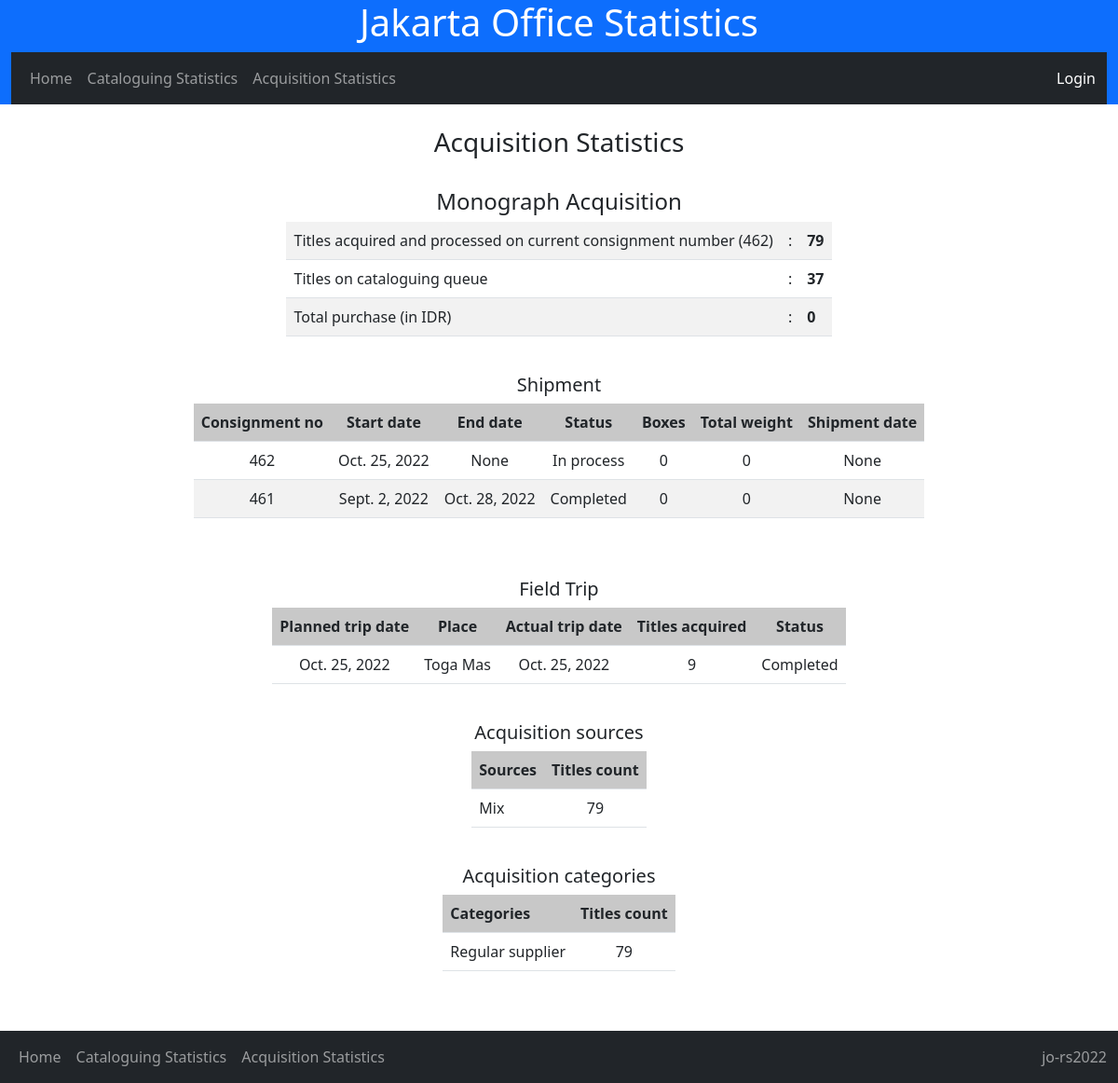
Page /acq_stat/ on the earlier database version.
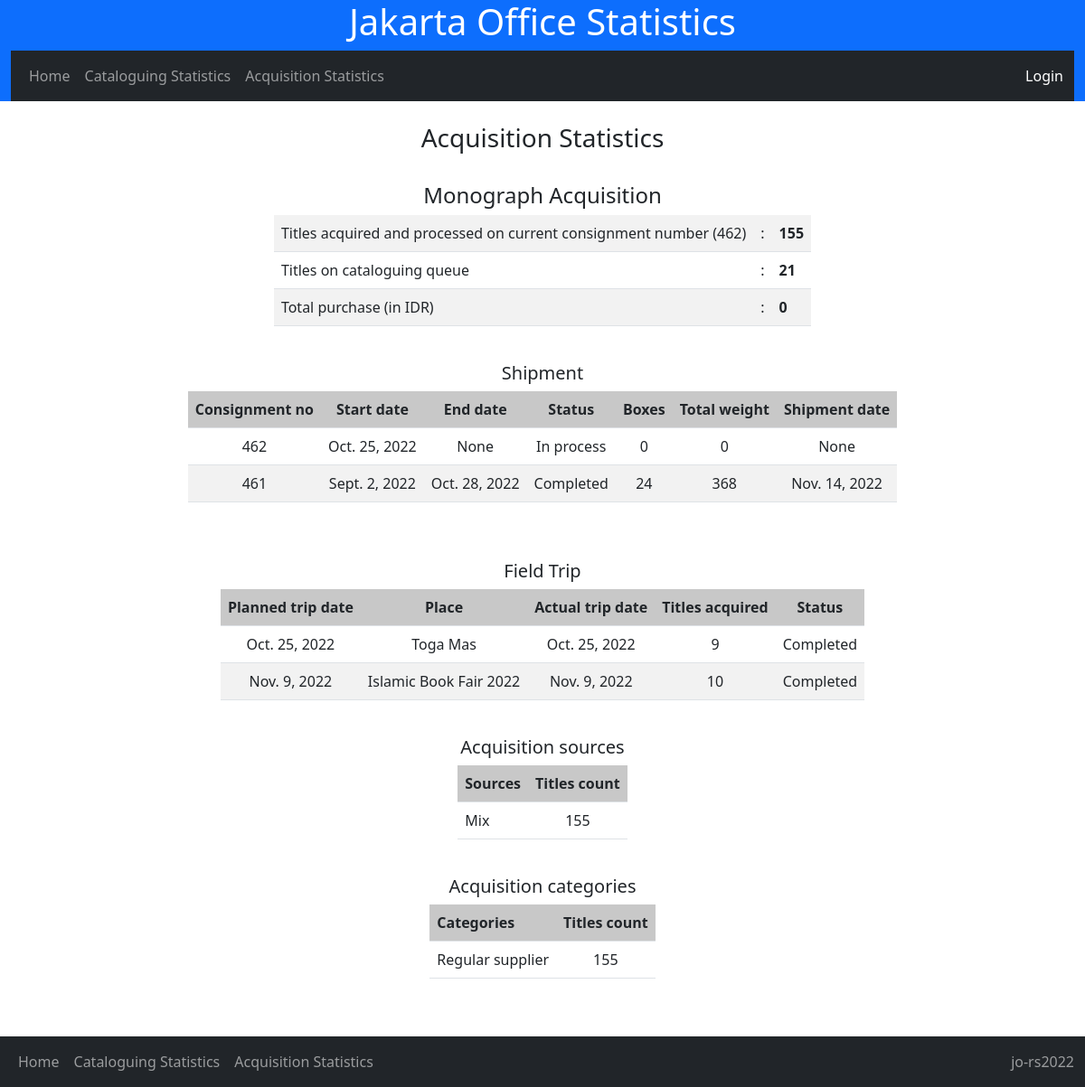
Same page on the later database version.
### nlajkt_cat_stat/models.py (models this page shows, shortened)
class Consignment(models.Model):
    consign_no = models.IntegerField()
    start_date = models.DateField()
    end_date = models.DateField(blank=True, null=True)
    status = models.CharField(max_length=50, choices=[
        ('Started','Started'),
        ('In process','In process'),
        ('Completed','Completed'),
        ], default='In process')
    box_count = models.IntegerField(default=0)
    total_weight = models.IntegerField(default=0)
    shipment_date = models.DateField(blank=True, null=True)

class Field_trip(models.Model):
    planned_date = models.DateField()
    place = models.ForeignKey(Trip_place, on_delete=models.CASCADE)
    visit_date = models.DateField(blank=True, null=True)
    titles_acquired = models.IntegerField(default=0)
    status = models.CharField(max_length = 100, choices=[
        ('Scheduled','Scheduled'),
        ('Completed','Completed'),
        ('Postponed','Postponed'),
        ('Canceled','Canceled')
    ], default='Scheduled')

class Trip_place(models.Model):
    place_name = models.CharField(max_length = 100)
    address = models.CharField(max_length = 200)
    phone = models.CharField(max_length=50, blank=True, null=True)
    contact_person = models.CharField(max_length=50, blank=True, null=True)
    category = models.CharField(max_length=100, choices=[
        ('Government office','Government office'),
        ('NGO office','NGO office'),
        ('Book fair','Book fair'),
        ('Book store','Book store'),
        ('Personal','Personal'),
        ('Others','Others')
    ],)
    def __str__(self):
        return self.place_name

class Book_source(models.Model):
    name = models.CharField(max_length=100)
    category = models.CharField(max_length=100, choices=[
        ('Regular supplier','Regular supplier'),
        ('Book store','Book store'),
        ('Field trip','Field trip'),
        ('Gift/Exchange','Gift/Exchange')
    ],)

### nlajkt_cat_stat/views.py (the view)
# urls.py: path('acq_stat/', views.acq_stat, name='acq_stat'),
def acq_stat(request):
    acq = Acquisition.objects.all()
    cons = Consignment.objects.all().order_by('-consign_no')
    ftrip = Field_trip.objects.all()
    curcons = Consignment.objects.aggregate(Max('consign_no')).get('consign_no__max')
    catcons = Catalogues.objects.filter(consignment_no = curcons).count()
    total_proc = Acquisition.objects.aggregate(Sum('titles_proc')).get('titles_proc__sum')
    total_expense = Acquisition.objects.aggregate(Sum('value')).get('value__sum')
    bookcount = Catalogues.objects.all().count()
    uncat = total_proc - catcons
    vendor_count = Acquisition.objects.values('vendor__name').annotate(vendorcount=Sum('titles_proc'))
    vendor_cat = Acquisition.objects.values('vendor__category').annotate(vendorcount=Sum('titles_proc'))
    context = {
        'acq' : acq,
        'curcons' : curcons,
        'total_proc' : total_proc,
        'bookcount' : bookcount,
        'vendor_count' : vendor_count,
        'vendor_cat' : vendor_cat,
        'total_expense' : total_expense,
        'cons' : cons,
        'uncat' : uncat,
        'ftrip' : ftrip
    }
    template = loader.get_template('acq_stat.html')
    return HttpResponse(template.render(context, request))

### nlajkt_cat_stat/templates/acq_stat.html
{% extends 'base.html' %}
{% block block1 %}
{% load humanize %}
<br>
<center>
<b><h3>Acquisition Statistics</h3></b>
<br>
<h4>Monograph Acquisition</h4>
<table style="width: auto;" class="table table-striped">
    <tr>
        <td>Titles acquired and processed on current consignment number ({{ curcons }})</td><td>:</td><td><b>{{ total_proc }}</b></td>
    </tr>
    <tr>
        <td>Titles on cataloguing queue </td><td>:</td><td><b> {{ uncat }} </b></td>
    </tr>
    <tr>
    <td>Total purchase (in IDR)</td><td>:</td><td><b> {{ total_expense|intcomma }} </b></td>
    </tr>
</table>
<br>
<h5>Shipment</h5>
<table style="width: auto;" class="table table-striped">
    <tr bgcolor='lightgrey'>
        <td align="center"><b>Consignment no</b></td>
        <td align="center"><b>Start date</b></td>
        <td align="center"><b>End date</b></td>
        <td align="center"><b>Status</b></td>
        <td align="center"><b>Boxes</b></td>
        <td align="center"><b>Total weight</b></td>
        <td align="center"><b>Shipment date</b></td>
    </tr>
    {% for x in cons %}
    <tr>
        <td align="center">{{ x.consign_no }}</td>
        <td align="center">{{ x.start_date }}</td>
        <td align="center">{{ x.end_date }}</td>
        <td align="center">{{ x.status }}</td>
        <td align="center">{{ x.box_count }}</td>
        <td align="center">{{ x.total_weight }}</td>
        <td align="center">{{ x.shipment_date }}</td>
    </tr>
    {% endfor %}
</table>
<br>
<br>
<h5>Field Trip</h5>
<table style="width: auto;" class="table table-striped">
    <tr bgcolor='lightgrey'>
        <td align="center"><b>Planned trip date</b></td>
        <td align="center"><b>Place</b></td>
        <td align="center"><b>Actual trip date</b></td>
        <td align="center"><b>Titles acquired</b></td>
        <td align="center"><b>Status</b></td>
    </tr>
    {% for x in ftrip %}
    <tr>
        <td align="center">{{ x.planned_date }}</td>
        <td align="center">{{ x.place }}</td>
        <td align="center">{{ x.visit_date }}</td>
        <td align="center">{{ x.titles_acquired }}</td>
        <td align="center">{{ x.status }}</td>
    </tr>
    {% endfor %}
</table>
<br>
<h5>Acquisition sources</h5>
<table style="width: auto;" class="table table-striped">
    <tr bgcolor='lightgrey'>
        <td><b>Sources</b></td>
        <td align="center"><b>Titles count</b></td>
    </tr>
    {% for x in vendor_count %}
    <tr>
        <td>{{ x.vendor__name }}</a></td>
        <td align="center">{{ x.vendorcount }}</td>
    </tr>
    {% endfor %}
    </table>
<br>
<h5>Acquisition categories</h5>
<table style="width: auto;" class="table table-striped">
    <tr bgcolor='lightgrey'>
        <td><b>Categories</b></td>
        <td align="center"><b>Titles count</b></td>
    </tr>
    {% for x in vendor_cat %}
    <tr>
        <td>{{ x.vendor__category }}</a></td>
        <td align="center">{{ x.vendorcount }}</td>
    </tr>
    {% endfor %}
</table>
<br><br>
</center>
{% endblock %}

### nlajkt_cat_stat/templates/base.html (shortened to what this page needs)
<!DOCTYPE html>
<html lang="en">
<head>
    <link href="https://cdn.jsdelivr.net/npm/bootstrap@5.2.2/dist/css/bootstrap.min.css" rel="stylesheet">
</head>
<body>
    <div class="container-fluid bg-primary text-white">
        <center><b></b><h1>Jakarta Office Statistics</h1></b>
        <nav class="navbar navbar-expand-sm bg-dark navbar-dark">
            <div class="container-fluid">
                <ul class="navbar-nav">
                    <li class="nav-item"><a class="nav-link" href="{% url 'home' %}">Home</a></li>
                    <li class="nav-item"><a class="nav-link" href="{% url 'cat_stat' %}">Cataloguing Statistics</a></li>
                    <li class="nav-item"><a class="nav-link" href="{% url 'acq_stat' %}">Acquisition Statistics</a></li>
                </ul>
                 <span class="nav-item"><a class="nav-link" href="{% url 'admin:index' %}">Login</a></span>
            </div>
        </nav>
    </div></center>
{% block block1 %}
{% load static %}
{% endblock %}
<nav class="navbar navbar-expand-sm bg-dark navbar-dark">
    <div class="container-fluid">
        <ul class="navbar-nav">
            <li class="nav-item"><a class="nav-link" href="{% url 'home' %}">Home</a></li>
            <li class="nav-item"><a class="nav-link" href="{% url 'cat_stat' %}">Cataloguing Statistics</a></li>
            <li class="nav-item"><a class="nav-link" href="{% url 'acq_stat' %}">Acquisition Statistics</a></li>
        </ul>
        <span class="navbar-text">jo-rs2022</span>
    </div>
</nav>
</body>
</html>

Differences in the rows shown:
changed Consignment "Completed": box_count "0" → "24"; total_weight "0" → "368"; shipment_date "None" → "Nov. 14, 2022"
added Field_trip: planned_date "Nov. 9, 2022", place "Islamic Book Fair 2022", visit_date "Nov. 9, 2022", titles_acquired "10", status "Completed"
computed for Book_source "Mix": vendorcount "79" → "155"
Other differences:
{{ total_proc }}: "79" → "155"
{{ uncat }}: "37" → "21"
new list line: "Regular supplier 155"
list line gone: "Regular supplier 79"
